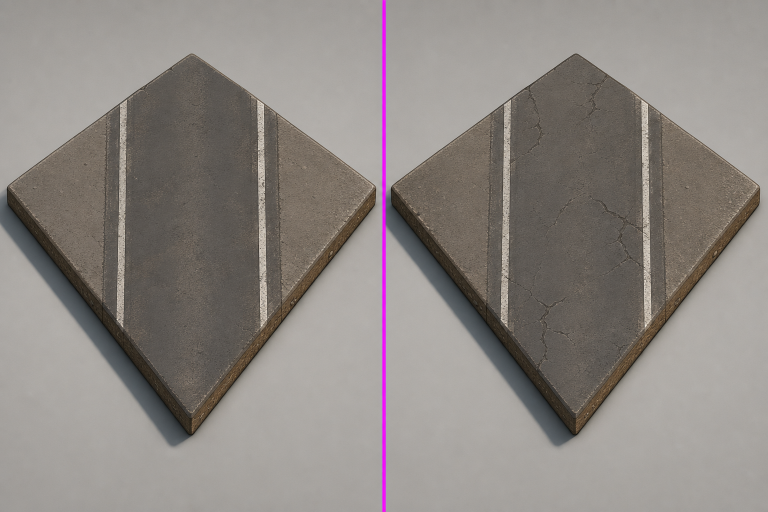
#> input picture assets/environment/_raw/phase2_road_straight_v_raw.png, 1536 x 1024 px (shown at 1/2 size)
$ python batch_process_environment_phase2.py
#> lines starting #> are read from the running program, lines starting #| are printed output that depends on the picture; after the words box and inside, x2 and y2 are one past the last pixel; in counts of white or black regions, pixels touching at a corner belong together
### scripts/process_environment_tile.py
#!/usr/bin/env python3
"""Postprocess environment isometric tiles for Carreras de Barrio."""

from __future__ import annotations

import argparse
import json
import sys
from pathlib import Path

import numpy as np
from PIL import Image

TILE_WIDTH = 256
TILE_HEIGHT = 128
MAGENTA = np.array([255, 0, 255], dtype=np.uint8)
CHROMA_THRESHOLD = 100


def chroma_key_to_alpha(image: Image.Image, threshold: int = CHROMA_THRESHOLD) -> Image.Image:
    rgba = image.convert("RGBA")
    data = np.array(rgba)
    rgb = data[:, :, :3].astype(np.float32)
    dist = np.sqrt(np.sum((rgb - MAGENTA.astype(np.float32)) ** 2, axis=2))
    alpha = np.where(dist <= threshold, 0, data[:, :, 3])
    data[:, :, 3] = alpha.astype(np.uint8)
    return Image.fromarray(data, "RGBA")


def resize_to_tile(image: Image.Image) -> Image.Image:
    return image.resize((TILE_WIDTH, TILE_HEIGHT), Image.Resampling.LANCZOS)


# [18 lines left out: function extract_grid, not called in this run]


def write_meta(output_path: Path, tile_id: str, category: str, variant: int, connections: dict | None = None) -> None:
    meta = {
        "id": tile_id,
        "category": category,
        "variant": variant,
        "pack": "environment_base_pack_01",
        "pivot": [0.5, 0.5],
        "size_pixels": [TILE_WIDTH, TILE_HEIGHT],
        "size_units": [1.0, 0.5],
        "projection": "isometric_2_1",
        "status": "qc_pass",
        "connections": connections or {},
    }
    meta_path = output_path.with_suffix(".meta.json")
    meta_path.write_text(json.dumps(meta, indent=2), encoding="utf-8")


# [58 lines left out: functions process_single, process_grid, main, not called in this run]


# [2 lines that do not run on import are left out]

### scripts/phase2_pack_definitions.py
#!/usr/bin/env python3
"""Phase 2 batch definitions — explicit tile IDs and grid sizes."""

from __future__ import annotations

from dataclasses import dataclass


@dataclass
class GridPack:
    raw_name: str
    category: str
    tile_base: str
    tile_ids: list[str]
    rows: int
    cols: int


def v(base: str, nums: list[int]) -> list[str]:
    return [f"{base}_{n:02d}" for n in nums]


GRID_PACKS: list[GridPack] = [
    # Roads — variants 02-03 only (1x2 strips)
    GridPack("phase2_road_straight_v_raw.png", "roads", "road_straight_v", v("road_straight_v", [2, 3]), 1, 2),
    GridPack("phase2_road_corner_ne_raw.png", "roads", "road_corner_ne", v("road_corner_ne", [2, 3]), 1, 2),
    GridPack("phase2_road_corner_nw_raw.png", "roads", "road_corner_nw", v("road_corner_nw", [2, 3]), 1, 2),
    GridPack("phase2_road_corner_se_raw.png", "roads", "road_corner_se", v("road_corner_se", [2, 3]), 1, 2),
    GridPack("phase2_road_corner_sw_raw.png", "roads", "road_corner_sw", v("road_corner_sw", [2, 3]), 1, 2),
    GridPack("phase2_road_tjunction_n_raw.png", "roads", "road_tjunction_n", v("road_tjunction_n", [2, 3]), 1, 2),
    GridPack("phase2_road_tjunction_s_raw.png", "roads", "road_tjunction_s", v("road_tjunction_s", [2, 3]), 1, 2),
    GridPack("phase2_road_tjunction_e_raw.png", "roads", "road_tjunction_e", v("road_tjunction_e", [1, 2, 3]), 1, 3),
    GridPack("phase2_road_tjunction_w_raw.png", "roads", "road_tjunction_w", v("road_tjunction_w", [1, 2, 3]), 1, 3),
    GridPack("phase2_road_cross_raw.png", "roads", "road_cross", v("road_cross", [2, 3]), 1, 2),
    GridPack("phase2_road_deadend_raw.png", "roads", "road_deadend", v("road_deadend", [2, 3]), 1, 2),
    GridPack("phase2_road_narrow_raw.png", "roads", "road_narrow", v("road_narrow", [2, 3]), 1, 2),
    GridPack("phase2_road_wide_raw.png", "roads", "road_wide", v("road_wide", [2, 3]), 1, 2),
    GridPack("phase2_road_damaged_raw.png", "roads", "road_damaged", v("road_damaged", [2, 3]), 1, 2),
    GridPack("phase2_road_patched_raw.png", "roads", "road_patched", v("road_patched", [2, 3]), 1, 2),
    # Sidewalks — new types (1x3)
    GridPack("phase2_sidewalk_corner_raw.png", "sidewalks", "sidewalk_corner", v("sidewalk_corner", [1, 2, 3]), 1, 3),
    GridPack("phase2_sidewalk_inner_corner_raw.png", "sidewalks", "sidewalk_inner_corner", v("sidewalk_inner_corner", [1, 2, 3]), 1, 3),
    GridPack("phase2_sidewalk_outer_corner_raw.png", "sidewalks", "sidewalk_outer_corner", v("sidewalk_outer_corner", [1, 2, 3]), 1, 3),
    GridPack("phase2_sidewalk_crossing_raw.png", "sidewalks", "sidewalk_crossing", v("sidewalk_crossing", [1, 2, 3]), 1, 3),
    GridPack("phase2_sidewalk_ramp_raw.png", "sidewalks", "sidewalk_ramp", v("sidewalk_ramp", [1, 2, 3]), 1, 3),
    # Curbs
    GridPack("phase2_curb_straight_raw.png", "curbs", "curb_straight", v("curb_straight", [2, 3]), 1, 2),
    GridPack("phase2_curb_corner_raw.png", "curbs", "curb_corner", v("curb_corner", [1, 2, 3]), 1, 3),
    GridPack("phase2_curb_ramp_raw.png", "curbs", "curb_ramp", v("curb_ramp", [1, 2, 3]), 1, 3),
    # Terrain — 5 variants (2x3 grid, use 5 cells left-to-right top row then 2 bottom)
    GridPack("phase2_dirt_soft_raw.png", "terrain", "dirt_soft", v("dirt_soft", [1, 2, 3, 4, 5]), 2, 3),
    GridPack("phase2_concrete_old_raw.png", "terrain", "concrete_old", v("concrete_old", [1, 2, 3, 4, 5]), 2, 3),
    # Markings
    GridPack("phase2_marking_manhole_raw.png", "markings", "marking_manhole", v("marking_manhole", [2, 3]), 1, 2),
    GridPack("phase2_marking_storm_drain_raw.png", "markings", "marking_storm_drain", v("marking_storm_drain", [1, 2, 3]), 1, 3),
    GridPack("phase2_marking_crack_small_raw.png", "markings", "marking_crack_small", v("marking_crack_small", [1, 2, 3]), 1, 3),
    GridPack("phase2_marking_crack_large_raw.png", "markings", "marking_crack_large", v("marking_crack_large", [1, 2, 3]), 1, 3),
    GridPack("phase2_marking_repair_raw.png", "markings", "marking_repair_asphalt", v("marking_repair_asphalt", [1, 2, 3]), 1, 3),
    GridPack("phase2_marking_paint_straight_raw.png", "markings", "marking_paint_straight", v("marking_paint_straight", [2, 3]), 1, 2),
    GridPack("phase2_marking_paint_stop_raw.png", "markings", "marking_paint_stop", v("marking_paint_stop", [1, 2, 3]), 1, 3),
    GridPack("phase2_marking_paint_crosswalk_raw.png", "markings", "marking_paint_crosswalk", v("marking_paint_crosswalk", [1, 2, 3]), 1, 3),
    GridPack("phase2_marking_paint_arrow_raw.png", "markings", "marking_paint_arrow", v("marking_paint_arrow", [1, 2, 3]), 1, 3),
    # Transitions
    GridPack("phase2_transition_road_dirt_raw.png", "transitions", "transition_road_dirt", v("transition_road_dirt", [2, 3]), 1, 2),
    GridPack("phase2_transition_road_grass_raw.png", "transitions", "transition_road_grass", v("transition_road_grass", [2, 3]), 1, 2),
    GridPack("phase2_transition_sidewalk_grass_raw.png", "transitions", "transition_sidewalk_grass", v("transition_sidewalk_grass", [1, 2, 3]), 1, 3),
    GridPack("phase2_transition_concrete_grass_raw.png", "transitions", "transition_concrete_grass", v("transition_concrete_grass", [1, 2, 3]), 1, 3),
    GridPack("phase2_transition_concrete_dirt_raw.png", "transitions", "transition_concrete_dirt", v("transition_concrete_dirt", [1, 2, 3]), 1, 3),
    GridPack("phase2_transition_grass_dirt_raw.png", "transitions", "transition_grass_dirt", v("transition_grass_dirt", [2, 3]), 1, 2),
]

CONNECTIONS: dict[str, dict] = {
    "road_straight_v": {"north": "road", "south": "road"},
    "road_corner_ne": {"north": "road", "east": "road"},
    "road_corner_nw": {"north": "road", "west": "road"},
    "road_corner_se": {"south": "road", "east": "road"},
    "road_corner_sw": {"south": "road", "west": "road"},
    "road_tjunction_n": {"north": "road", "east": "road", "west": "road"},
    "road_tjunction_s": {"south": "road", "east": "road", "west": "road"},
    "road_tjunction_e": {"east": "road", "north": "road", "south": "road"},
    "road_tjunction_w": {"west": "road", "north": "road", "south": "road"},
    "road_cross": {"north": "road", "south": "road", "east": "road", "west": "road"},
    "road_deadend": {"south": "road"},
    "road_narrow": {"east": "road", "west": "road"},
    "road_wide": {"east": "road", "west": "road"},
    "road_damaged": {"east": "road", "west": "road"},
    "road_patched": {"east": "road", "west": "road"},
    "sidewalk_corner": {"north": "sidewalk", "east": "sidewalk"},
    "sidewalk_inner_corner": {"north": "sidewalk", "west": "sidewalk"},
    "sidewalk_outer_corner": {"south": "sidewalk", "east": "sidewalk"},
    "sidewalk_crossing": {"north": "sidewalk", "south": "sidewalk", "east": "sidewalk", "west": "sidewalk"},
    "sidewalk_ramp": {"east": "sidewalk", "west": "sidewalk"},
    "curb_straight": {"east": "curb", "west": "curb"},
    "curb_corner": {"north": "curb", "east": "curb"},
    "curb_ramp": {"east": "curb", "west": "curb"},
    "dirt_soft": {"fill": "dirt"},
    "concrete_old": {"fill": "concrete"},
    "marking_manhole": {},
    "marking_storm_drain": {},
    "marking_crack_small": {},
    "marking_crack_large": {},
    "marking_repair_asphalt": {},
    "marking_paint_straight": {},
    "marking_paint_stop": {},
    "marking_paint_crosswalk": {},
    "marking_paint_arrow": {},
    "transition_road_dirt": {"north": "road", "south": "dirt"},
    "transition_road_grass": {"north": "road", "south": "grass"},
    "transition_sidewalk_grass": {"north": "sidewalk", "south": "grass"},
    "transition_concrete_grass": {"north": "concrete", "south": "grass"},
    "transition_concrete_dirt": {"north": "concrete", "south": "dirt"},
    "transition_grass_dirt": {"north": "grass", "south": "dirt"},
}

### scripts/batch_process_environment_phase2.py
#!/usr/bin/env python3
"""Process all phase 2 environment grid packs."""

from __future__ import annotations

import json
import shutil
from pathlib import Path
import sys

ROOT = Path(__file__).resolve().parents[1]
sys.path.insert(0, str(ROOT / "scripts"))

from phase2_pack_definitions import GRID_PACKS, CONNECTIONS
from process_environment_tile import chroma_key_to_alpha, resize_to_tile, write_meta

RAW = ROOT / "assets/environment/_raw"
ENV = ROOT / "assets/environment"
PROMPTS = ROOT / "assets/environment/_prompts"
CURSOR_ASSETS = Path(r"C:\Users\tecnova\.cursor\projects\c-Users-tecnova-Desktop-barriolibre\assets")


def extract_grid_limited(image_path: Path, rows: int, cols: int, count: int):
#> called with rows = 1, cols = 2, count = 2
    from PIL import Image
    import numpy as np

    image = Image.open(image_path)
#> image is the input picture: PIL image 1536x1024 RGB; mean R, G, B 140.5, 134.7, 130.3
    width, height = image.size
#> width = 1536; height = 1024
    cell_w = width // cols
#> cell_w = 768
    cell_h = height // rows
#> cell_h = 1024
    tiles = []
    for row in range(rows):
        for col in range(cols):
            if len(tiles) >= count:
                break
            left = col * cell_w
            top = row * cell_h
            cell = image.crop((left, top, left + cell_w, top + cell_h))
            cell = resize_to_tile(cell)
            tiles.append(chroma_key_to_alpha(cell))
        if len(tiles) >= count:
            break
#> this loop made 1 pass
#> pass 1, in chroma_key_to_alpha, `rgba = image.convert("RGBA")`:
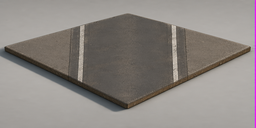
#> rgba: PIL image 256x128 RGBA; mean R, G, B, A 140.1, 134.4, 130.1, 255
#> pass 1, in chroma_key_to_alpha, `dist = np.sqrt(np.sum((rgb - MAGENTA.astype(np.float32)) ** 2, axis=2))`:
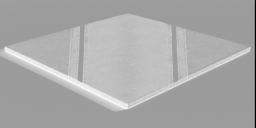
#> dist: shape (128, 256) float32; min 19.05, max 329.1, mean 225; drawn with min black and max white
#> pass 1, in chroma_key_to_alpha, `alpha = np.where(dist <= threshold, 0, data[:, :, 3])`:
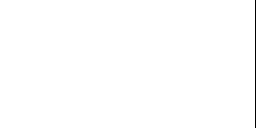
#> alpha: shape (128, 256); 99.6% white; black in thin lines or dots, all inside (x1, y1, x2, y2) = (255, 0, 256, 128)
#> after the loop, tiles = 2 items
    return tiles


def copy_prompt(tile_id: str, category: str, dest: Path) -> None:
    src = PROMPTS / category / f"{tile_id}.prompt.txt"
    if src.exists():
        shutil.copy(src, dest.with_suffix(".prompt.txt"))


def main() -> None:
    RAW.mkdir(parents=True, exist_ok=True)
    processed: list[str] = []

    for pack in GRID_PACKS:
        raw_path = RAW / pack.raw_name
        cursor_path = CURSOR_ASSETS / pack.raw_name
        if not raw_path.exists() and cursor_path.exists():
            shutil.copy(cursor_path, raw_path)
        if not raw_path.exists():
            print(f"MISSING {pack.raw_name}")
            continue

        tiles = extract_grid_limited(raw_path, pack.rows, pack.cols, len(pack.tile_ids))
#> tiles = 2 items
        if len(tiles) != len(pack.tile_ids):
            print(f"FAIL {pack.raw_name}: got {len(tiles)} expected {len(pack.tile_ids)}")
            continue

        out_dir = ENV / pack.category
        connections = CONNECTIONS.get(pack.tile_base, {})
        for tile_id, tile_img in zip(pack.tile_ids, tiles):
            out_path = out_dir / f"{tile_id}.png"
            out_path.parent.mkdir(parents=True, exist_ok=True)
            tile_img.save(out_path)
            variant = int(tile_id.rsplit("_", 1)[-1])
            write_meta(out_path, tile_id, pack.category, variant, connections)
            copy_prompt(tile_id, pack.category, out_path)
            processed.append(tile_id)
#> this loop made 2 passes
#> (tile_id, variant) on passes 1 to 2: ('road_straight_v_02', 2), ('road_straight_v_03', 3)
#> pass 1, in main, `tile_img.save(out_path)`:
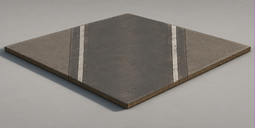
#> saved as road_straight_v_02.png: PIL image 256x128 RGBA; mean R, G, B, A 140.1, 134.4, 130.1, 254; transparent parts drawn white
#> pass 2, in main, `tile_img.save(out_path)`:
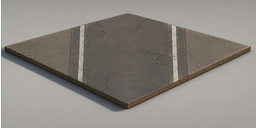
#> saved as road_straight_v_03.png: PIL image 256x128 RGBA; mean R, G, B, A 140.9, 135, 130.5, 254; transparent parts drawn white
#> after the loop, processed = ['road_straight_v_02', 'road_straight_v_03']

        print(f"OK {pack.raw_name} -> {len(pack.tile_ids)} tiles")
#> pass 2 of the loop in main, `for pack in GRID_PACKS:`:
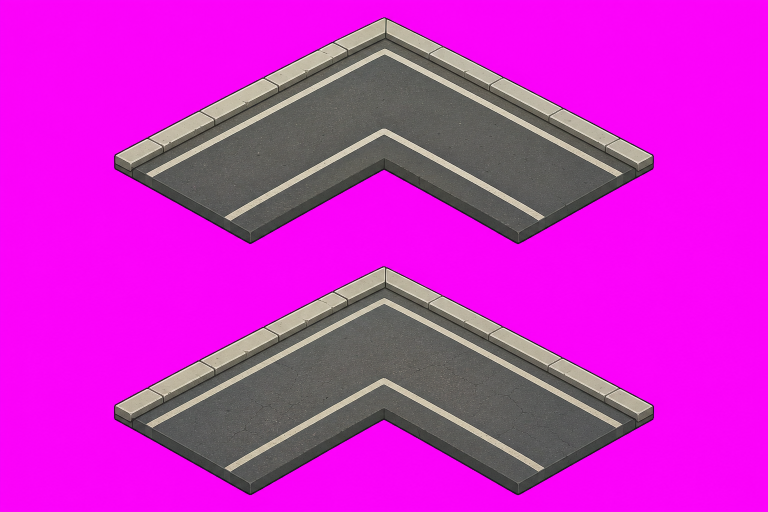
#> input picture assets/environment/_raw/phase2_road_corner_ne_raw.png, 1536 x 1024 px (shown at 1/2 size)
#> in extract_grid_limited, image is the input picture: PIL image 1536x1024 RGB; mean R, G, B 203.8, 38.5, 200.1
#> after the loop in extract_grid_limited (call 2), `for row in range(rows):`:
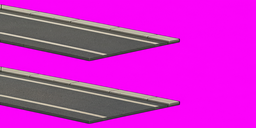
#> cell: PIL image 256x128 RGB; mean R, G, B 203.5, 38.2, 199.9
#> the loop in main, `for tile_id, tile_img in zip(pack.tile_ids, tiles):` made 2 passes
#> pass 2, in main, `tile_img.save(out_path)`:
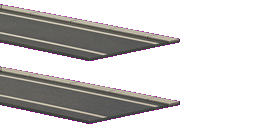
#> saved as road_corner_ne_03.png: PIL image 256x128 RGBA; mean R, G, B, A 203.5, 38.2, 199.9, 86.5; transparent parts drawn white
#> after the loop in main, `for tile_id, tile_img in zip(pack.tile_ids, tiles):`: processed = ['road_straight_v_02', 'road_straight_v_03', 'road_corner_ne_02', 'road_corner_ne_03']
#> pass 3 of the loop in main, `for pack in GRID_PACKS:`:
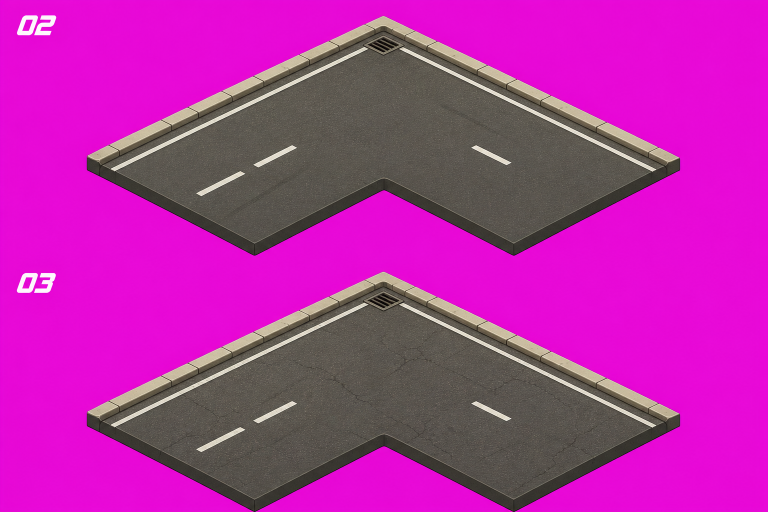
#> input picture assets/environment/_raw/phase2_road_corner_nw_raw.png, 1536 x 1024 px (shown at 1/2 size)
#> in extract_grid_limited, image is the input picture: PIL image 1536x1024 RGB; mean R, G, B 179.5, 43.2, 163.3
#> after the loop in extract_grid_limited (call 3), `for row in range(rows):`:
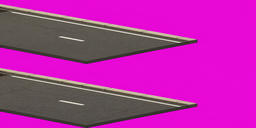
#> cell: PIL image 256x128 RGB; mean R, G, B 179.6, 42.1, 163.4
#> the loop in main, `for tile_id, tile_img in zip(pack.tile_ids, tiles):` made 2 passes
#> pass 2, in main, `tile_img.save(out_path)`:
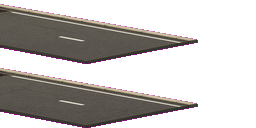
#> saved as road_corner_nw_03.png: PIL image 256x128 RGBA; mean R, G, B, A 179.6, 42.1, 163.4, 102; transparent parts drawn white
#> after the loop in main, `for tile_id, tile_img in zip(pack.tile_ids, tiles):`: processed = ['road_straight_v_02', 'road_straight_v_03', 'road_corner_ne_02', 'road_corner_ne_03', 'road_corner_nw_02', 'road_corner_nw_03']
#> the loop made 40 passes; the first 3 are shown

    gen_path = ROOT / "data/tilesets/environment_base_pack_01_generated.json"
#> (the run stopped early here; a loop or call above may not have finished)
